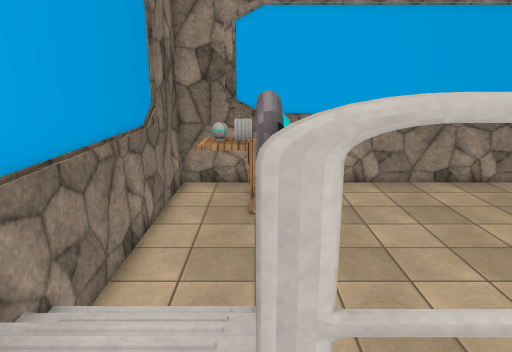
View 1 (above)

16 first-person views from a walk through a scene from a Unity 3-D project. The camera is 1.2 m above the floor, tilts 14° down and sees 70° across. The floor is counted in squares, 0.5 m on a side. Each view is taken from the middle of a square. On the plan, view 1 faces up. The plan holds only what a view shows up to about 20 squares ahead; the rest is blank. The place goes on beyond the plan. The player is left out. Door leaves are left out, so doorways stand open. Some surface patterns are stand-ins.

View 2
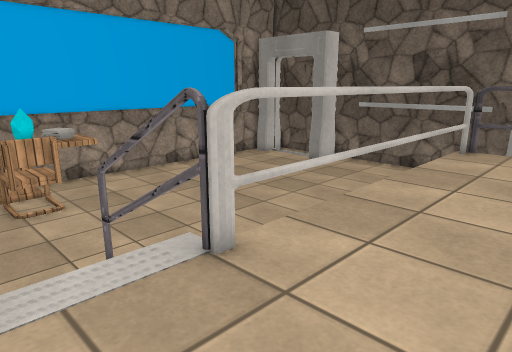

View 3
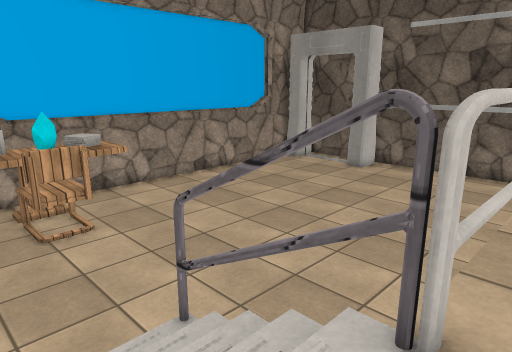

View 4
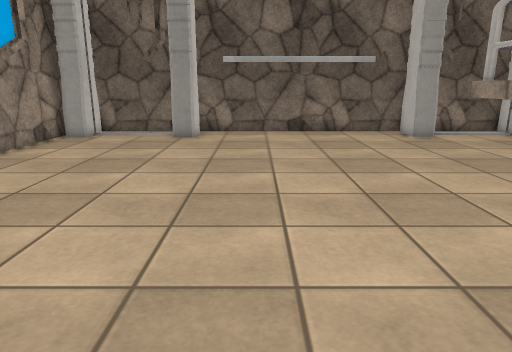

View 5
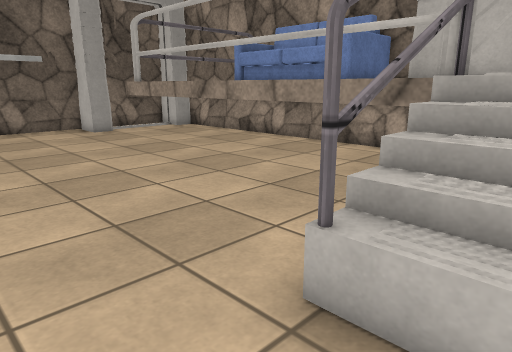

View 6
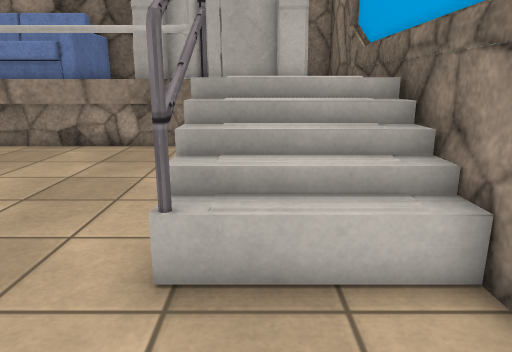

View 7
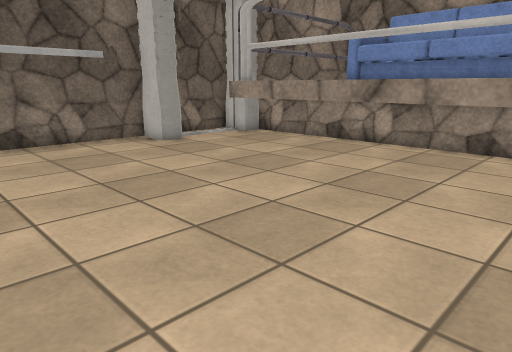

View 8
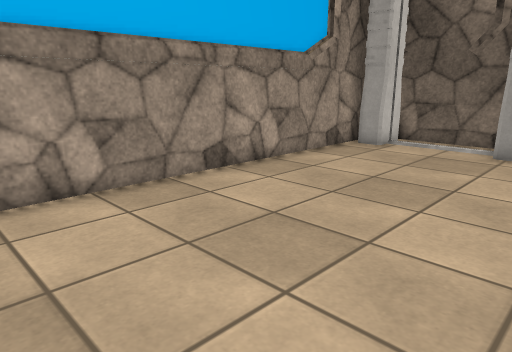

View 9
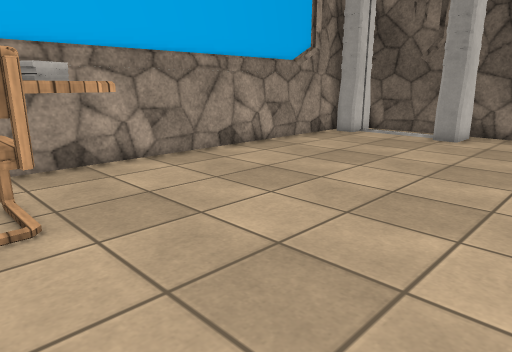

View 10
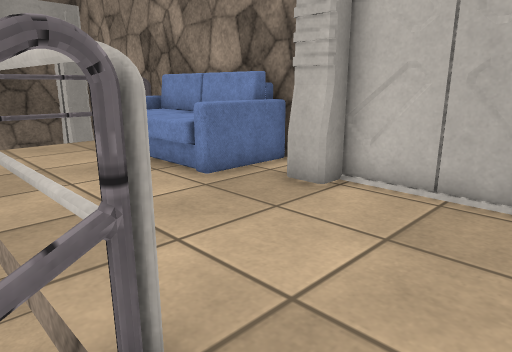

View 11
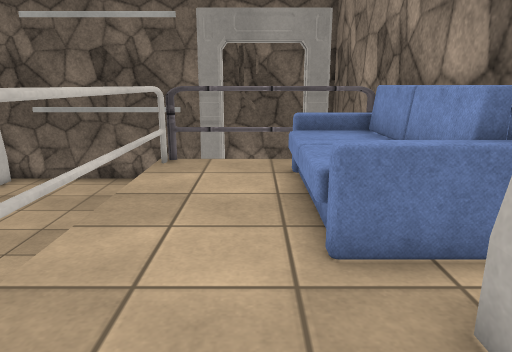

View 12
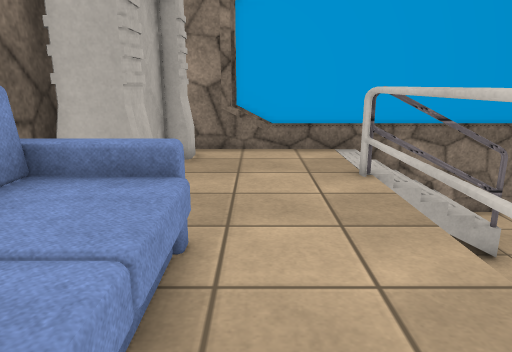

View 13
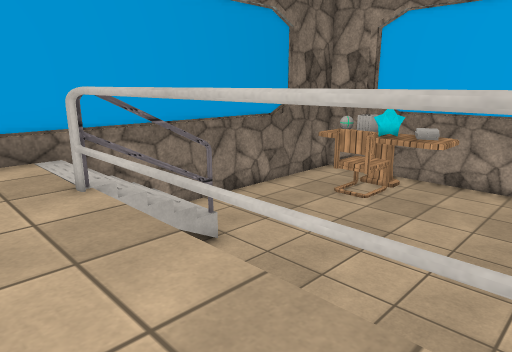

View 14
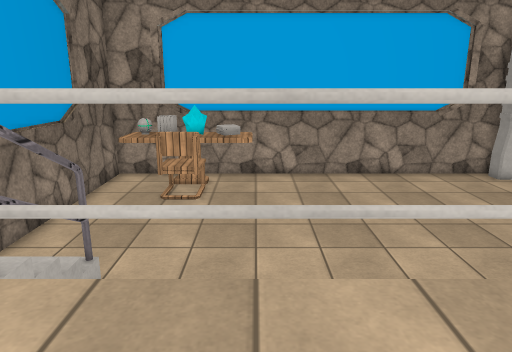

View 15
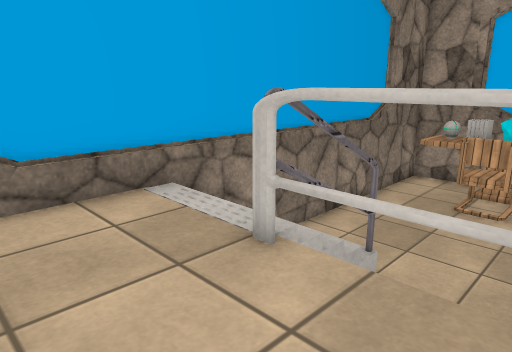

View 16
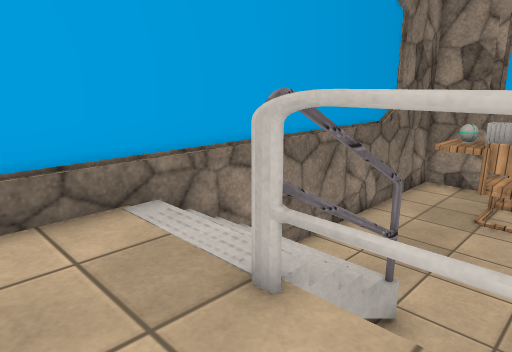

### Floor plan
Key: @ floor where view 1 was taken; # wall or solid block; x gap in a wall; . main floor; : floor 1.25 m higher than the main floor; / step, stairs or slope; D open door; T thing the floor can be seen under or through; O other object.
Columns run from 4 left of view 1 to 19 right of it. Each row starts with its distance up from view 1.
 18 ########################
 17 # OOOOOO#............#D#
 16 # OOOOOO#.............D#
 15 #.##OO###.............D#
 14 #...OOO...............D#
 13 #...##...............#D#
 12 #....................###
 11 #......................#
 10 #......................#
  9 #......................#
  8 #......................#
  7 #......................#
  6 #///#..................#
  5 #///O..................#
  4 #///O..................#
  3 #///x..................#
  2 #:::#######TTTTTT....###
  1 #:::::::::::::::T....#D#
  0 #:::@:::::::::::T.....D#
 -1 #:::::::::::::::T.....D#
 -2 #::::::::#OOOOO T.....D#
 -3 ###:::##:OOOOOO T....#D#
 -4 ########:OOOOOO  ....##
 -5       ################

Positions as (right, up) in squares from view 1, and headings:
1: (0, 0), facing up
2: (-3, -2), facing up-right
3: (-3, 1), facing up-right
4: (0, 9), facing right
5: (-2, 9), facing down-right
6: (-1, 10), facing down
7: (3, 10), facing down-right
8: (3, 10), facing up-right
9: (0, 7), facing up-right
10: (-2, 3), facing down-right
11: (0, -1), facing right
12: (10, -1), facing left
13: (9, -1), facing up-left
14: (4, -2), facing up
15: (4, -2), facing up-left
16: (3, -1), facing up-left
